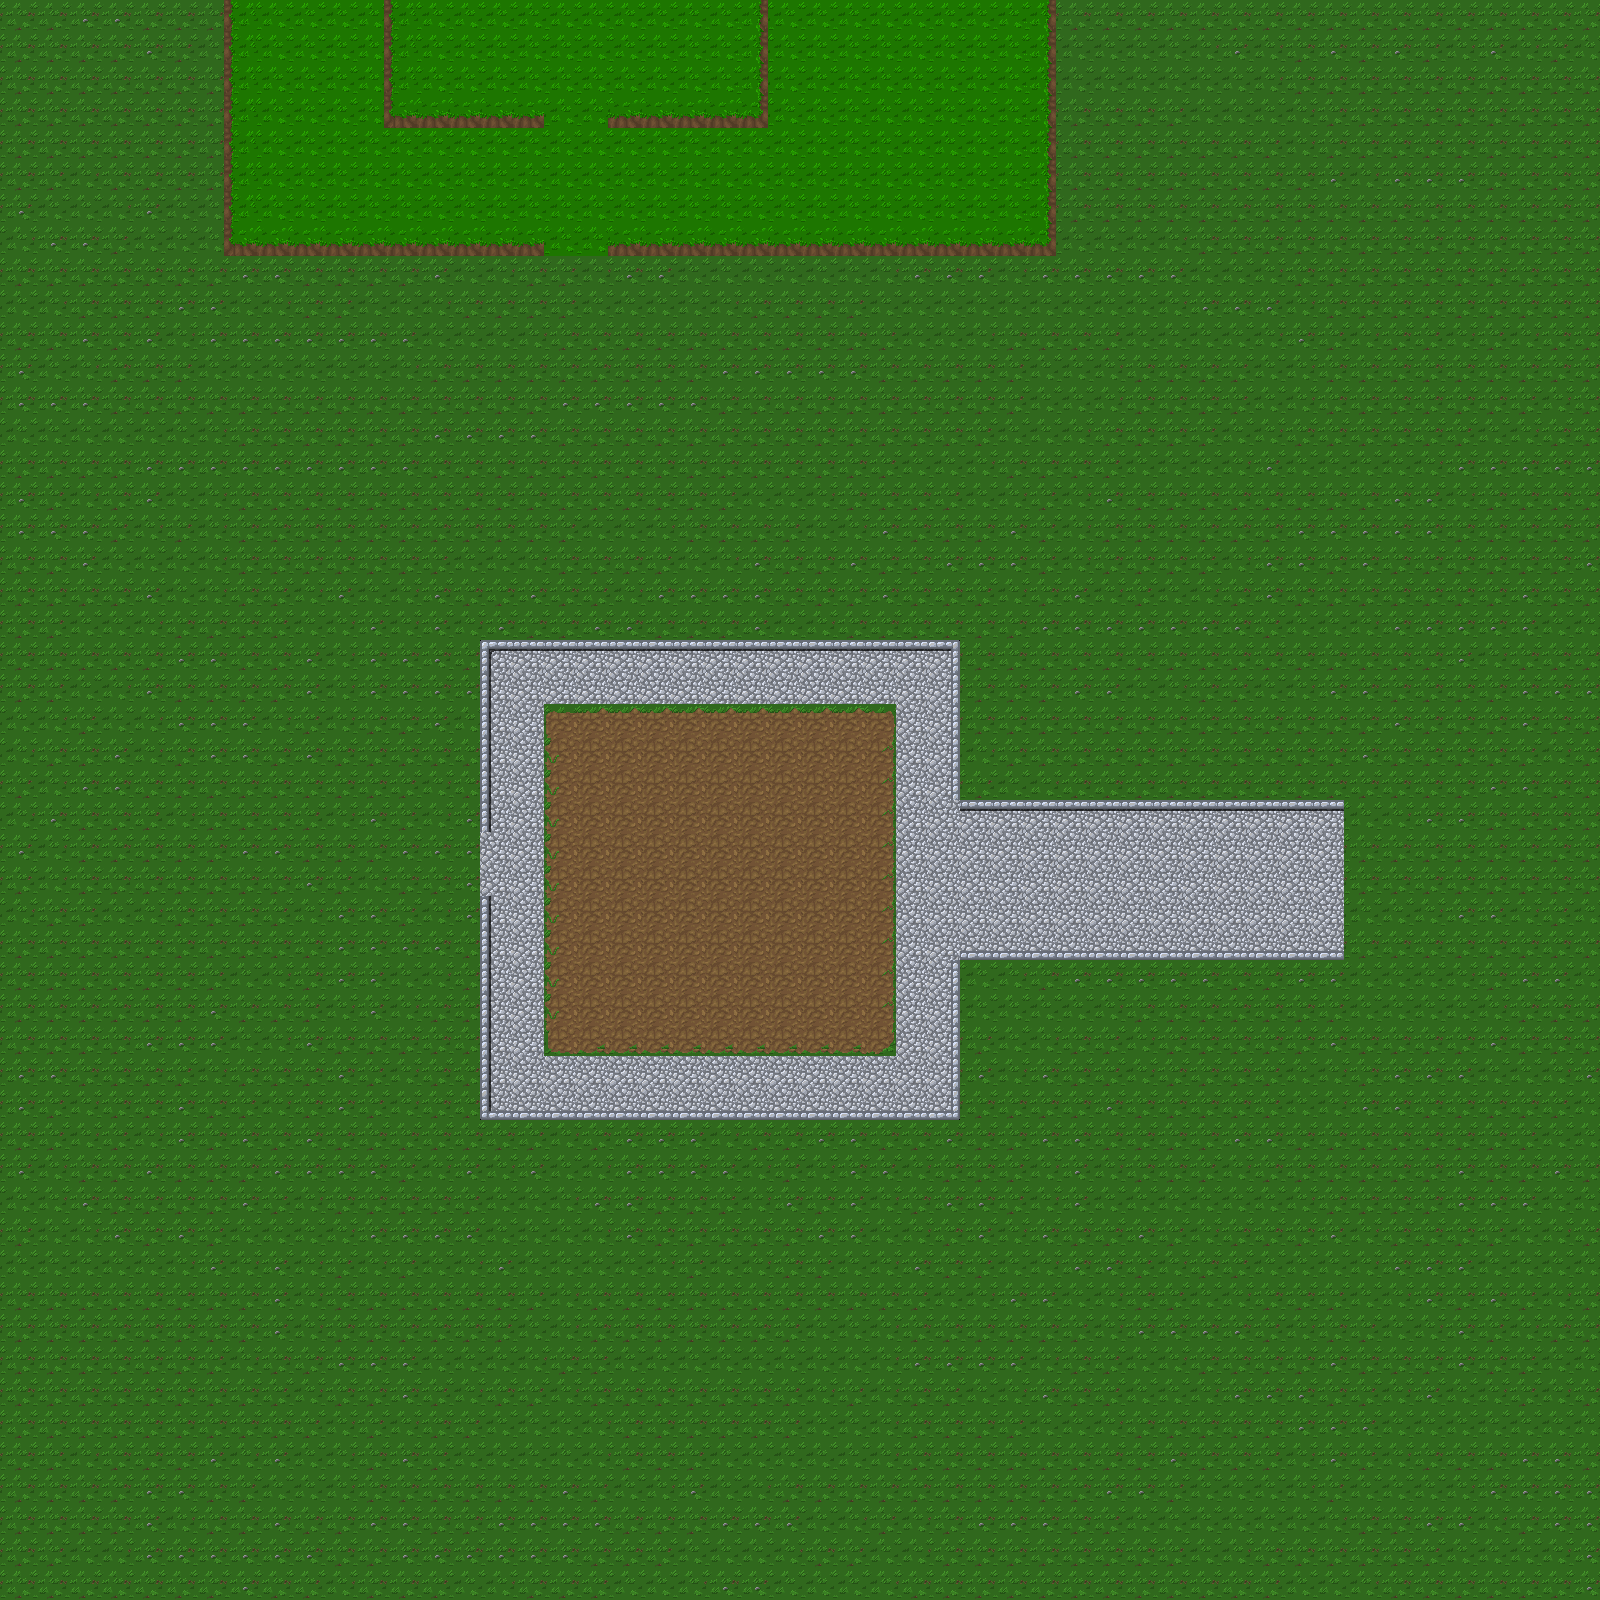

The image is a tile-based game level rendered from a .tmx file. Its description and source (layers, tilesets, objects; grid data summarised) follow:
An orthogonal 50x50 tile map with 32x32 px tiles, 1 tile layer (background), 2 tilesets and 17 objects.

<map version="1.0" orientation="orthogonal" width="50" height="50" tilewidth="32" tileheight="32">
 <tileset firstgid="1" name="background" tilewidth="32" tileheight="32">
  <image source="tilesets/terrainTileset.png" width="288" height="128" />
 </tileset>
 <tileset firstgid="37" name="sprites" tilewidth="32" tileheight="32">
  <image source="tilesets/spritesheet.png" width="128" height="32" />
 </tileset>
 <layer name="background" width="50" height="50">
  <data>[2500 cells, 2500 non-empty, 27 distinct tile ids]</data>
 </layer>
 <objectgroup name="collision" width="50" height="50">
  <object x="222" y="239" width="324" height="18" />
  <object x="222" y="0" width="14" height="239" />
  <object x="384" y="0" width="16" height="115" />
  <object x="384" y="114" width="161" height="15" />
  <object x="608" y="112" width="160" height="15" />
  <object x="757" y="0" width="11" height="113" />
  <object x="608" y="240" width="449" height="18" />
  <object x="1046" y="1" width="12" height="237" />
  <object x="480" y="896" width="12" height="224" />
  <object x="492" y="1110" width="466" height="6" />
  <object x="950" y="960" width="7" height="151" />
  <object x="961" y="952" width="383" height="8" />
  <object x="961" y="800" width="383" height="13" />
  <object x="949" y="640" width="11" height="158" />
  <object x="480" y="640" width="467" height="9" />
  <object x="481" y="651" width="11" height="182" />
  <object x="-16" y="-4" width="14" height="1598" />
 </objectgroup>
</map>